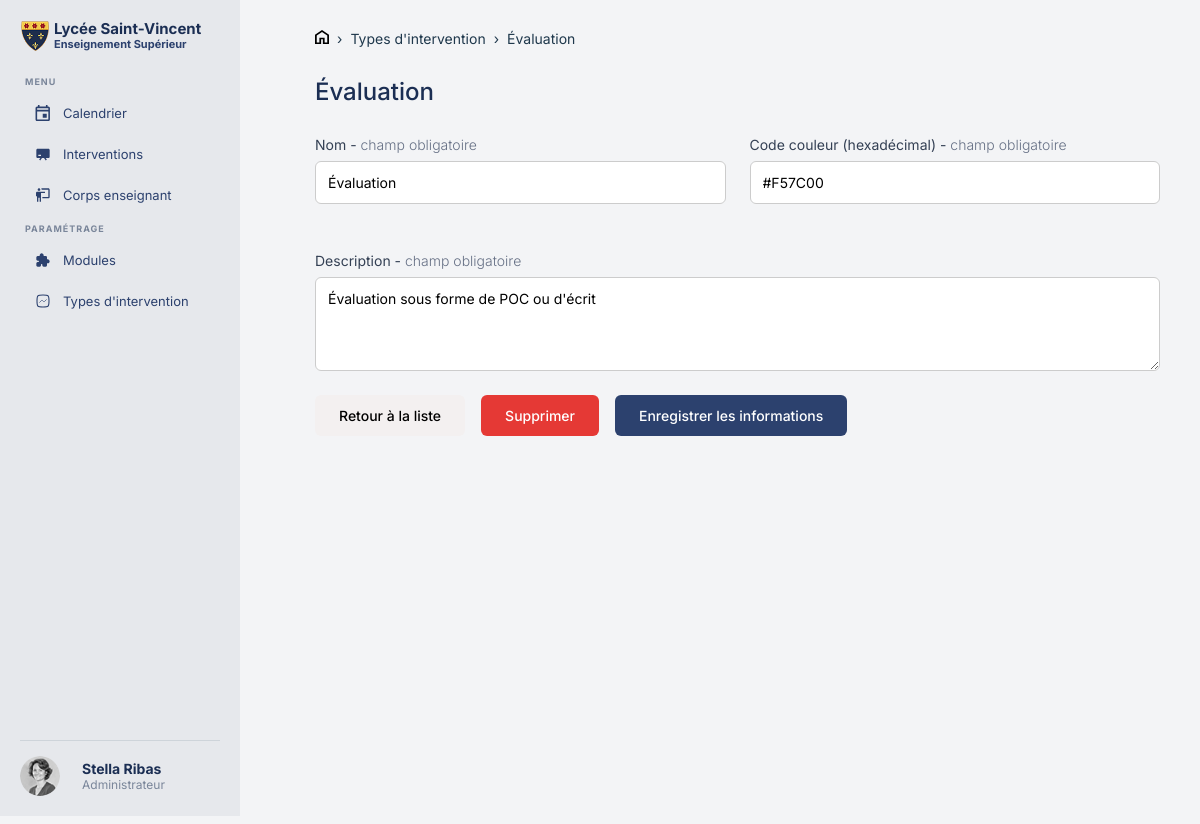
The page /fiche_type.php?id=4 (signed in) on the database as committed earlier.
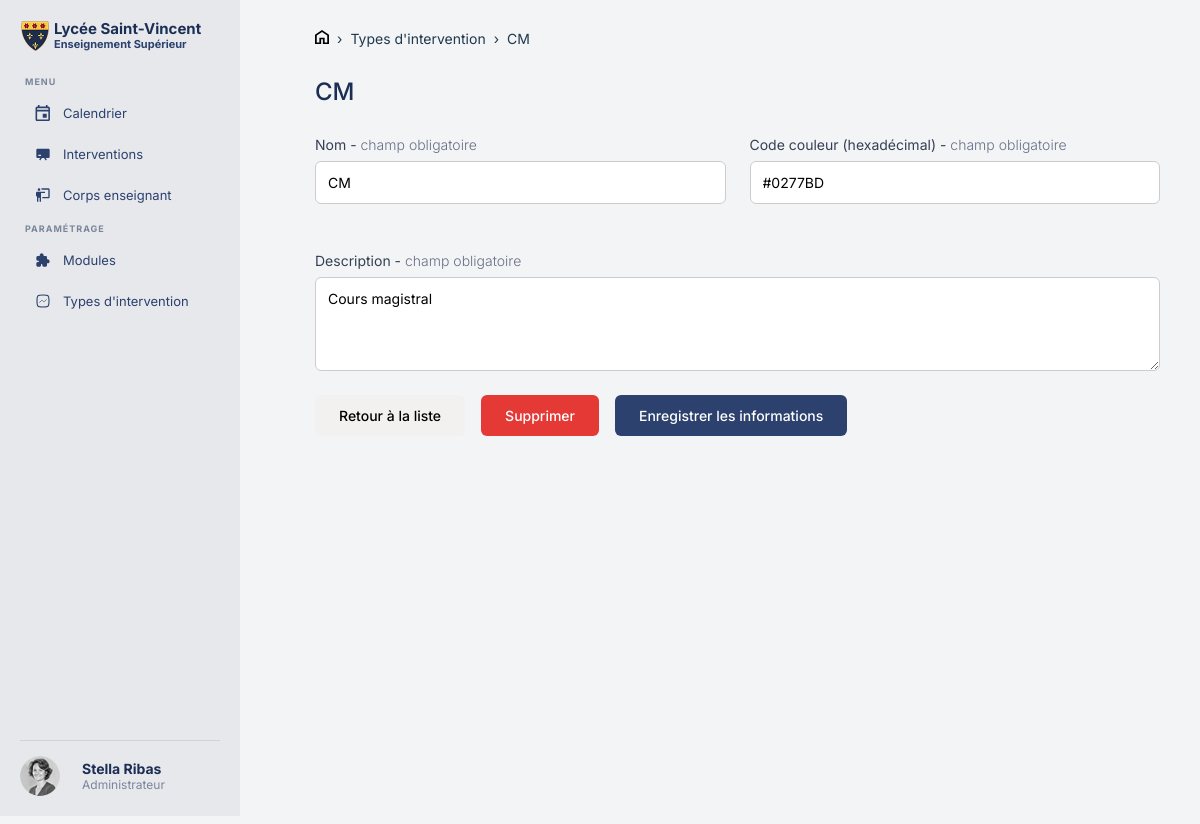
The same page on the database as committed later.
### tables this page shows
CREATE TABLE IF NOT EXISTS `intervention_type` (
  `id` int NOT NULL AUTO_INCREMENT,
  `name` varchar(255) NOT NULL,
  `description` text NOT NULL,
  `color` char(7) NOT NULL,
  PRIMARY KEY (`id`)
);

### database/requetefichetype.php (called while the page is built, shortened)
<?php
$id = isset($_GET['id']) ? (int)$_GET['id'] : 0;
$stmt = $pdo->prepare("SELECT * FROM intervention_type WHERE id = ?");
$stmt->execute([$id]);
$type = $stmt->fetch(PDO::FETCH_ASSOC);

### public/fiche_type.php (the view, shortened to what this page needs)
<?php
require_once '../fonctions/db.php';
require_once '../database/requetefichetype.php';
?>
<!DOCTYPE html>
<html lang="fr">
<head>
    <link rel="stylesheet" href="assets/css/header.css">
    <link rel="stylesheet" href="assets/css/fiche_type.css">
</head>
<body class="page-fiche">
<div class="page">
    <?php require_once '../inclus/header.php'; ?>
    <main class="contenu">
        <nav class="fil">
            <a href="../index.php"><img src="assets/images/Home.svg"></a>
            <span>›</span>
            <a href="type_intervention.php">Types d'intervention</a>
            <span>›</span>
            <span><?= htmlspecialchars($type['name']) ?></span>
        </nav>
        <h1 class="titre-fiche"><?= htmlspecialchars($type['name']) ?></h1>
        <form method="POST" action="" id="formulaire-principal">
            <div class="grille-champs">
                <div class="champ">
                    <label>Nom - <span class="obligatoire">champ obligatoire</span></label>
                    <input type="text" name="nom" value="<?= htmlspecialchars($_GET['nom'] ?? $type['name']) ?>">
                </div>
                <div class="champ">
                    <label>Code couleur (hexadécimal) - <span class="obligatoire">champ obligatoire</span></label>
                    <div class="champ-couleur">
                        <input type="text" name="color" value="<?= htmlspecialchars($_GET['color'] ?? $type['color']) ?>">
                    </div>
                </div>
            </div>
            <div class="champ">
                <label>Description - <span class="obligatoire">champ obligatoire</span></label>
                <textarea name="description" rows="4"><?= htmlspecialchars($_GET['description'] ?? $type['description']) ?></textarea>
            </div>
            <div class="boutons">
                <a href="type_intervention.php" class="bouton-retour">Retour à la liste</a>
                <button type="button" class="bouton-supprimer" onclick="document.getElementById('modal-supprimer').showModal()">Supprimer</button>
                <button type="submit" name="enregistrer" class="bouton-enregistrer">Enregistrer les informations</button>
            </div>
        </form>
    </main>
</div>
</body>
</html>

Rows that differ between the two databases and show on the page:
changed intervention_type: name "Évaluation" → "CM"; nom "Évaluation" → "CM"; color "#F57C00" → "#0277BD"; description "Évaluation sous forme de POC ou d'écrit" → "Cours magistral"
